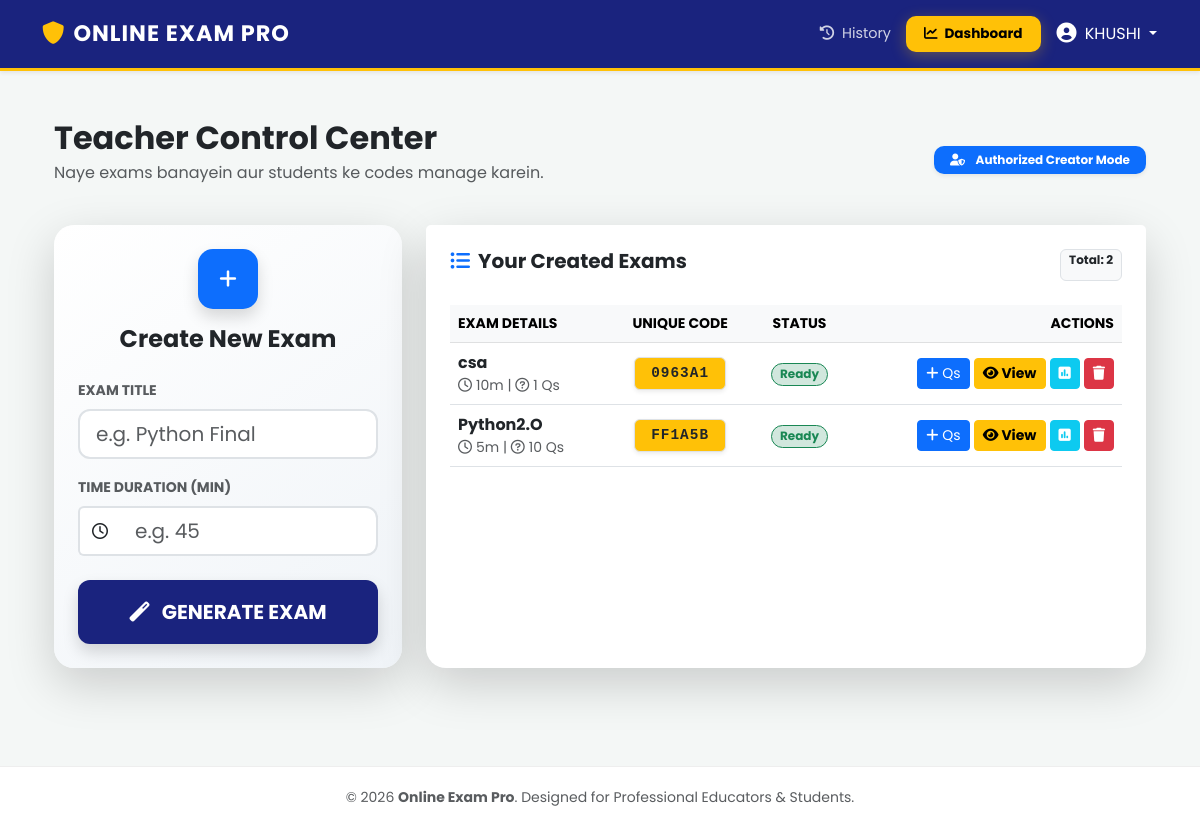
Screenshot of /teacher/ (signed in) with the database file from the repository.
### exam/models.py (models this page shows, shortened)
class Exam(models.Model):
    author = models.ForeignKey(User, on_delete=models.CASCADE, related_name='my_exams', null=True, blank=True)
    title = models.CharField(max_length=200)
    description = models.TextField(blank=True)
    exam_code = models.CharField(max_length=8, unique=True, editable=False)
    duration_minutes = models.PositiveIntegerField(default=30, help_text="Duration in minutes")
    created_at = models.DateTimeField(auto_now_add=True)

### exam/views.py (the view, shortened to what this page needs)
# urls.py: path('teacher/', views.teacher_dashboard, name='teacher_dashboard'),
@staff_member_required
def teacher_dashboard(request):
    exams = Exam.objects.filter(author=request.user).order_by('-created_at')
    return render(request, 'teacher_dashboard.html', {'exams': exams})

### exam/templates/teacher_dashboard.html (shortened to what this page needs)
{% extends 'base.html' %}
{% block content %}
<div class="container py-4">
    <div class="row mb-4 align-items-center">
        <div class="col-md-6">
            <h2 class="fw-bold text-dark mb-1">Teacher Control Center</h2>
            <p class="text-muted">Naye exams banayein aur students ke codes manage karein.</p>
        </div>
        <div class="col-md-6 text-md-end">
            <div class="badge bg-primary p-2 px-3 shadow-sm" style="border-radius: 10px;">
                <i class="fas fa-user-shield me-2"></i> Authorized Creator Mode
            </div>
        </div>
    </div>
    <div class="row g-4">
        <div class="col-lg-4">
            <div class="card shadow-lg border-0 h-100" style="border-radius: 20px; background: linear-gradient(145deg, #ffffff, #f0f4f8);">
                <div class="card-body p-4">
                    <div class="text-center mb-4">
                        <div class="icon-box bg-primary text-white mx-auto mb-3 shadow" style="width: 60px; height: 60px; line-height: 60px; border-radius: 15px;">
                            <i class="fas fa-plus fa-lg"></i>
                        </div>
                        <h4 class="fw-bold">Create New Exam</h4>
                    </div>
                    <form method="POST">
                        <div class="mb-3">
                            <label class="form-label small fw-bold text-muted text-uppercase">Exam Title</label>
                            <input type="text" name="title" class="form-control form-control-lg border-2" placeholder="e.g. Python Final" required>
                        </div>
                        <div class="mb-4">
                            <label class="form-label small fw-bold text-muted text-uppercase">Time Duration (Min)</label>
                            <div class="input-group">
                                <span class="input-group-text bg-white border-2 border-end-0"><i class="far fa-clock"></i></span>
                                <input type="number" name="duration" class="form-control form-control-lg border-2 border-start-0" placeholder="e.g. 45" required>
                            </div>
                        </div>
                        <button type="submit" class="btn btn-pro btn-lg w-100 py-3 fw-bold shadow">
                            <i class="fas fa-magic me-2"></i> GENERATE EXAM
                        </button>
                    </form>
                </div>
            </div>
        </div>
        <div class="col-lg-8">
            <div class="card shadow-lg border-0 h-100" style="border-radius: 20px;">
                <div class="card-header bg-white border-0 p-4 pb-0 d-flex justify-content-between">
                    <h5 class="fw-bold"><i class="fas fa-list-ul me-2 text-primary"></i>Your Created Exams</h5>
                    <span class="badge bg-light text-dark border">Total: {{ exams.count }}</span>
                </div>
                <div class="card-body p-4">
                    <div class="table-responsive">
                        <table class="table table-hover align-middle">
                            <thead class="table-light">
                                <tr class="small text-uppercase text-muted">
                                    <th>Exam Details</th>
                                    <th class="text-center">Unique Code</th>
                                    <th class="text-center">Status</th>
                                    <th class="text-end">Actions</th>
                                </tr>
                            </thead>
                            <tbody>
                                {% for exam in exams %}
                                <tr>
                                    <td>
                                        <div class="fw-bold text-dark">{{ exam.title }}</div>
                                        <div class="small text-muted">
                                            <i class="far fa-clock me-1"></i>{{ exam.duration_minutes }}m |
                                            <i class="far fa-question-circle me-1"></i>{{ exam.questions.count }} Qs
                                        </div>
                                    </td>
                                    <td class="text-center">
                                        <span class="badge bg-warning text-dark border shadow-sm p-2 px-3 fw-bold" style="font-family: 'Courier New', monospace; letter-spacing: 1px; font-size: 0.9rem;">
                                            {{ exam.exam_code }}
                                        </span>
                                    </td>
                                    <td class="text-center">
                                        {% if exam.questions.count > 0 %}
                                            <span class="badge bg-success-subtle text-success border border-success px-2 rounded-pill">Ready</span>
                                        {% else %}
                                            <span class="badge bg-danger-subtle text-danger border border-danger px-2 rounded-pill">Empty</span>
                                        {% endif %}
                                    </td>
                                    <td class="text-end">
                                        <div class="d-flex justify-content-end gap-1">
                                            <a href="{% url 'add_question' exam.id %}" class="btn btn-sm btn-primary" title="Add Questions">
                                                <i class="fas fa-plus"></i> Qs
                                            </a>
                                            <a href="{% url 'view_questions' exam.id %}" class="btn btn-sm btn-warning text-dark" title="View/Edit Questions">
                                                <i class="fas fa-eye"></i> View
                                            </a>
                                            <a href="{% url 'view_exam_results' exam.id %}" class="btn btn-sm btn-info text-white" title="Results">
                                                <i class="fas fa-poll"></i>
                                            </a>
                                            <form action="{% url 'delete_exam' exam.id %}" method="POST" class="d-inline">
                                                <button type="submit" class="btn btn-sm btn-danger" onclick="return confirm('Bhai, delete kar du?')">
                                                    <i class="fas fa-trash"></i>
                                                </button>
                                            </form>
                                        </div>
                                    </td>
                                </tr>
                                {% empty %}
                                <tr>
                                    <td colspan="4" class="text-center py-5 text-muted italic">Abhi koi exam nahi hai.</td>
                                </tr>
                                {% endfor %}
                            </tbody>
                        </table>
                    </div>
                </div>
            </div>
        </div>
    </div>
</div>
{% endblock %}

### exam/templates/base.html (shortened to what this page needs)
<!DOCTYPE html>
<html lang="en">
<head>
    <link href="https://cdn.jsdelivr.net/npm/bootstrap@5.3.0/dist/css/bootstrap.min.css" rel="stylesheet">
    <link rel="stylesheet" href="https://cdnjs.cloudflare.com/ajax/libs/font-awesome/6.0.0/css/all.min.css">
</head>
<body>
    <nav class="navbar navbar-dark shadow-sm sticky-top">
        <div class="container">
            <a class="navbar-brand fw-bold" href="{% url 'home' %}">
                <i class="fas fa-shield-alt text-warning me-2"></i>ONLINE EXAM PRO
            </a>
            {% if user.is_authenticated %}
            <div class="d-flex align-items-center">
                <a href="{% url 'my_results' %}" class="nav-link-custom">
                    <i class="fas fa-history me-1"></i> History
                </a>
                {% if user.is_staff %}
                <a href="{% url 'teacher_dashboard' %}" class="btn-teacher">
                    <i class="fas fa-chart-line me-1"></i> Dashboard
                </a>
                {% endif %}
                <div class="dropdown">
                    <button class="btn btn-link text-white text-decoration-none dropdown-toggle p-0" type="button" data-bs-toggle="dropdown">
                        <i class="fas fa-user-circle fa-lg me-1"></i> {{ user.username|upper }}
                    </button>
                </div>
            </div>
            {% else %}
            <div class="d-flex">
                <a href="{% url 'login' %}" class="nav-link-custom">Login</a>
                <a href="{% url 'register' %}" class="btn btn-light btn-sm fw-bold rounded-pill px-3">Join Now</a>
            </div>
            {% endif %}
        </div>
    </nav>
    <div class="container py-4">
        {% block content %}
        {% endblock %}
    </div>
    <footer>
        <div class="container text-center">
            <p class="mb-0 text-muted small">&copy; 2026 <strong>Online Exam Pro</strong>. Designed for Professional Educators & Students.</p>
        </div>
    </footer>
</body>
</html>

### exam/templates/base.html (style rules this page uses)
:root { --primary-blue: #1a237e; --hover-blue: #0d47a1; --accent-yellow: #ffc107; }
body { background: #f4f7f6; font-family: 'Poppins', sans-serif; min-height: 100vh; }
.navbar { background: var(--primary-blue) !important; padding: 12px 0; border-bottom: 3px solid var(--accent-yellow); }
.navbar-brand { font-size: 1.4rem; letter-spacing: 1px; transition: 0.3s; }
.nav-link-custom { color: rgba(255,255,255,0.8) !important; font-size: 0.9rem; margin-right: 15px; transition: 0.3s; text-decoration: none; }
.card { border: none; border-radius: 18px; box-shadow: 0 10px 30px rgba(0,0,0,0.05); }
.btn-teacher { background: var(--accent-yellow); color: #000; font-weight: 700; border-radius: 10px; padding: 8px 18px; margin-right: 15px; text-decoration: none; font-size: 0.85rem; box-shadow: 0 4px 15px rgba(255, 193, 7, 0.3); transition: 0.3s; }
footer { background: #fff; padding: 20px 0; margin-top: 50px; border-top: 1px solid #eee; }

### exam/templates/teacher_dashboard.html (style rules this page uses)
.form-control { border-radius: 12px; }
.btn-pro { background: #1a237e; color: white; border-radius: 12px; }
.btn-warning { background-color: #ffc107 !important; color: #000 !important; font-weight: bold; }

### rows the page displays
Exam: title "csa", duration_minutes "10", questions.count "1", exam_code "0963A1", shows "Ready"
Exam: title "Python2.O", duration_minutes "5", questions.count "10", exam_code "FF1A5B", shows "Ready"

### other values shown
{{ user.username|upper }} "KHUSHI"
{{ exams.count }} "2"
